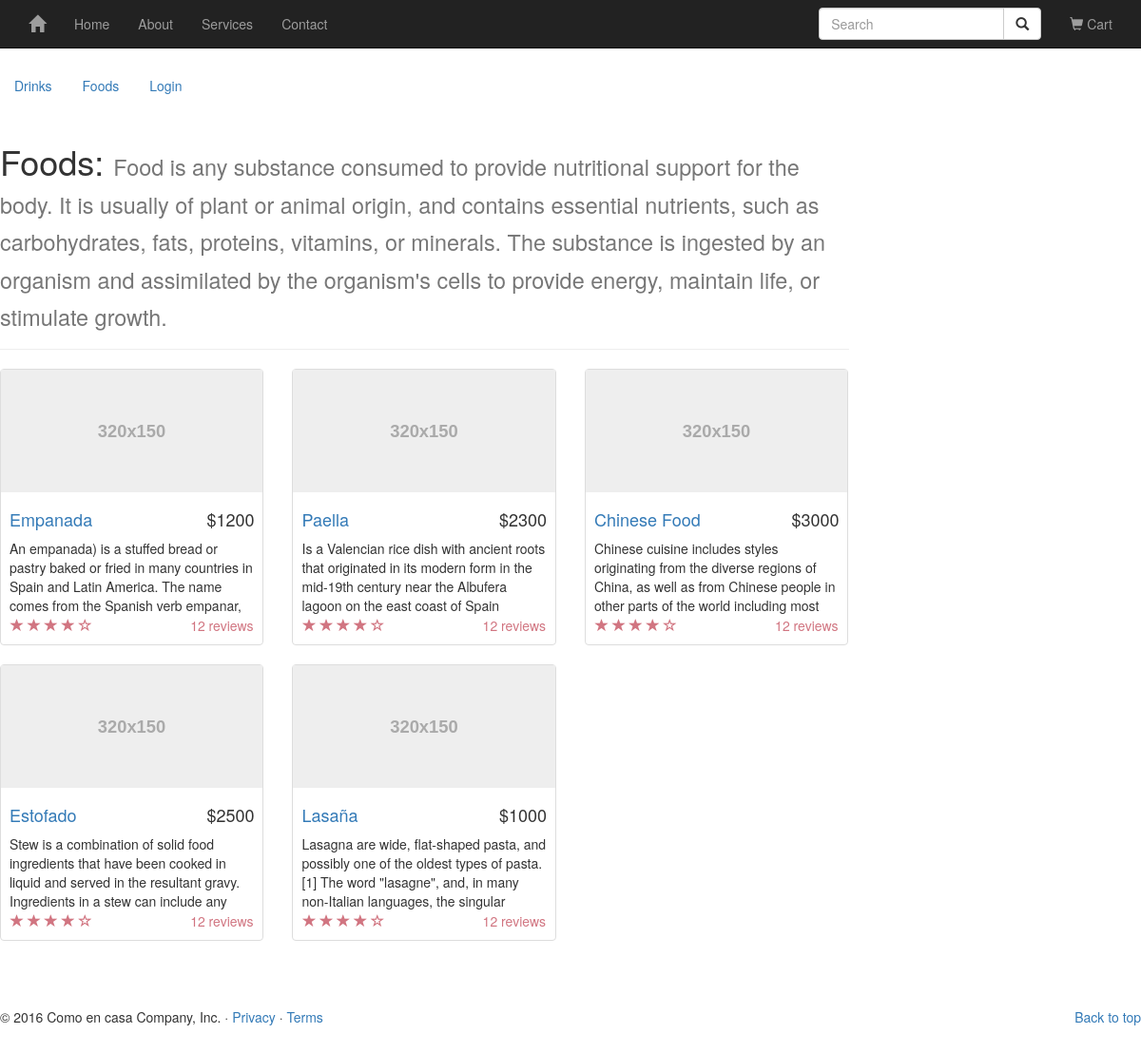
/category/foods/, run on the app's committed database.
### catalog/models.py (models this page shows, shortened)
class Category(models.Model):
    name = models.CharField(max_length=50)
    slug = models.SlugField(max_length=50, unique=True, help_text='Unique value for product page URL, created from name.')
    description = models.TextField()
    is_active = models.BooleanField(default=True)
    meta_keywords = models.CharField("Meta keywords", max_length=255, help_text='Comma-delimited set of SEO keywords for meta tag')
    meta_description = models.CharField("Meta Description", max_length=255, help_text='Content of description meta tag')
    created_at = models.DateTimeField(auto_now_add=True)
    updated_at = models.DateTimeField(auto_now=True)
    class Meta:
        db_table = 'categories'
        ordering = ['name']
        verbose_name_plural = 'Categories'

class Product(models.Model):
    name = models.CharField(max_length=255, unique=True)
    slug = models.SlugField(max_length=255, unique=True, help_text='Product page URL.')
    brand = models.CharField(max_length=50)
    sku = models.CharField(max_length=50)
    price = models.DecimalField(max_digits=15, decimal_places=0)
    old_price = models.DecimalField(max_digits=15, decimal_places=2, blank=True, default=0.00)
    image = models.CharField(max_length=2100)
    is_active = models.BooleanField(default=True)
    is_bestseller = models.BooleanField(default=False)
    is_featured = models.BooleanField(default=False)
    quantity = models.IntegerField()
    description = models.TextField()
    meta_keywords = models.CharField("Meta keywords", max_length=255, help_text='Comma-delimited set of SEO keywords for meta tag')
    meta_description = models.CharField("Meta Description", max_length=255, help_text='Description meta tag')
    created_at = models.DateTimeField(auto_now_add=True)
    updated_at = models.DateTimeField(auto_now=True)
    categories = models.ManyToManyField(Category)
    class Meta:
        db_table = 'products'
        ordering = ['-created_at']

### catalog/views.py (the view)
# urls.py: url(r'^category/(?P<category_slug>[-\w]+)/$', views.show_category, name='show_category')
def show_category(request, category_slug):
    category = get_object_or_404(Category, slug=category_slug)
    products=category.product_set.all()
    categories = Category.objects.all()
    context = {'category': category,
     'products': products,
     'categories' : categories
    }
    return render(request, 'category.html', context)

### catalog/templates/category.html
{% extends "base.html" %}
{% block site_wrapper %}
            <div class="col-md-9">
            <div class="page-header">
            <h1>{{ category.name }}: <small>{{ category.description}}</small></h1>
            </div>
                <div class="row">
                {% for p in products %}
                    <div class="col-sm-4 col-lg-4 col-md-4">
                        <div class="thumbnail">
                              <img class="featurette-image img-responsive center-block" data-src="holder.js/320x150/auto" alt="Generic placeholder image">
                            <div class="caption">
                                <h4 class="pull-right">${{ p.price }}</h4>
                                <h4><a href="/product/{{ p.slug }}">{{ p.name }}</a>
                                </h4>
                                <p>{{ p.description }}.</p>
                            </div>
                            <div class="ratings">
                                <p class="pull-right">12 reviews</p>
                                <p>
                                    <span class="glyphicon glyphicon-star"></span>
                                    <span class="glyphicon glyphicon-star"></span>
                                    <span class="glyphicon glyphicon-star"></span>
                                    <span class="glyphicon glyphicon-star"></span>
                                    <span class="glyphicon glyphicon-star-empty"></span>
                                </p>
                            </div>
                        </div>
                    </div>
                    {% endfor %}
                </div>
        </div>
{% endblock %}

### catalog/templates/base.html (shortened to what this page needs)
<!DOCTYPE html> {% load staticfiles %}
<html lang="en">
<head>
  <link href="{% static 'css/bootstrap.min.css' %}" rel="stylesheet" type="text/css">
  <link href="{% static 'css/shop-homepage.css' %}" rel="stylesheet" type="text/css">
</head>
<body>
  <div class="navbar-wrapper">
    <div class="container">
      <nav class="navbar navbar-inverse navbar-fixed-top" role="navigation">
        <div class="container">
          <div class="navbar-header">
            <a class="navbar-brand" href="{% url 'index' %}">
              <span class="glyphicon glyphicon-home" aria-hidden="true"></span>
            </a>
          </div>
          <div id="navbar" class="navbar-collapse collapse">
            <ul class="nav navbar-nav">
              <li><a href="{% url 'index' %}">Home</a></li>
              <li><a href="#about">About</a></li>
              <li><a href="#">Services</a></li>
              <li><a href="#contact">Contact</a></li>
            </ul>
            <ul class="nav navbar-nav navbar-right">
              <li>
                <form class="navbar-form" role="search">
                  <div class="input-group">
                    <input type="text" class="form-control" placeholder="Search" name="srch-term" id="srch-term">
                    <div class="input-group-btn">
                      <button class="btn btn-default" type="submit"><i class="glyphicon glyphicon-search"></i></button>
                    </div>
                  </div>
                </form>
              </li>
              <li>
                <a href="{% url 'show_cart' %}">
                  <i class="glyphicon glyphicon-shopping-cart"></i> Cart
                </a>
              </li>
            </ul>
          </div>
        </div>
      </nav>
    </div>
  </div>
    <ul class="nav nav-pills">
      {% for c in categories %}
      <li role="presentation">
        <a href="/category/{{ c.slug }}" >{{ c.name }}</a> </li> {% endfor %}
        <li role="presentation"><a href="/login" >Login</a> </li>
    </ul>
    <div class="row">
      {% block site_wrapper %} {% endblock %}
    </div>
    <footer>
      <p class="pull-right"><a href="#">Back to top</a></p>
      <p>&copy; 2016 Como en casa Company, Inc. &middot; <a href="#">Privacy</a> &middot; <a href="#">Terms</a></p>
    </footer>
</body>
</html>

### ecommerce/static/css/shop-homepage.css (style rules this page uses)
body { padding-top: 70px; }
.caption { height: 130px; overflow: hidden; }
.caption h4 { white-space: nowrap; }
.thumbnail img { width: 100%; }
.ratings { padding-right: 10px; padding-left: 10px; color: #d17581; }
.thumbnail { padding: 0; }
footer { margin: 50px 0; }

### data on the page
Category: name "Drinks"
Category: name "Foods", description "Food is any substance consumed to provide nutritional support for the body. It is usually of plant or animal origin, and contains essential nutrients, such as carbohydrates, fats, proteins, vitamins, or minerals. The substance is ingested by an organism and assimilated by the organism's cells to provide energy, maintain life, or stimulate growth."
Product: price "1200", name "Empanada", description "An empanada) is a stuffed bread or pastry baked or fried in many countries in Spain and Latin America. The name comes from the Spanish verb empanar,…"
Product: price "2300", name "Paella", description "Is a Valencian rice dish with ancient roots that originated in its modern form in the mid-19th century near the Albufera lagoon on the east coast of Spain…"
Product: price "3000", name "Chinese Food", description "Chinese cuisine includes styles originating from the diverse regions of China, as well as from Chinese people in other parts of the world including most…"
Product: price "2500", name "Estofado", description "Stew is a combination of solid food ingredients that have been cooked in liquid and served in the resultant gravy. Ingredients in a stew can include any…"
Product: price "1000", name "Lasaña", description "Lasagna are wide, flat-shaped pasta, and possibly one of the oldest types of pasta.[1] The word \"lasagne\", and, in many non-Italian languages, the singular…"
